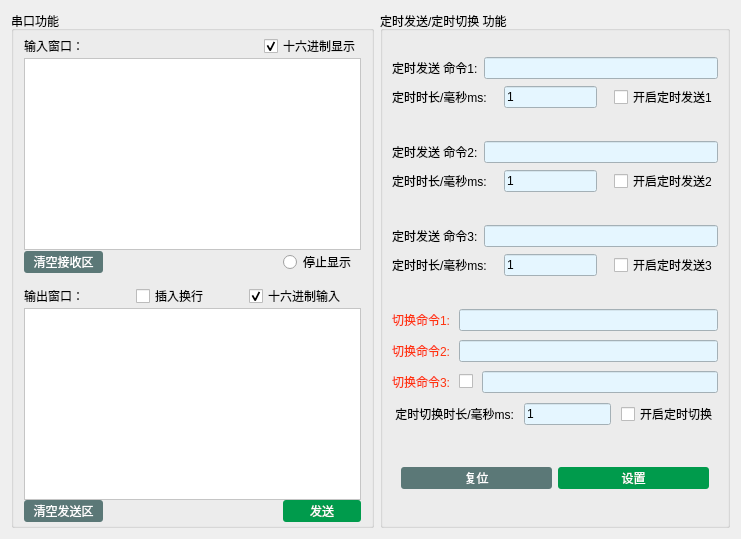
   <widget class="QWidget" name="page">
    <layout class="QHBoxLayout" name="horizontalLayout_38">
     <item>
      <widget class="QGroupBox" name="groupBox_6">
       <property name="styleSheet">
        <string notr="true"/>
       </property>
       <property name="title">
        <string>串口功能</string>
       </property>
       <layout class="QVBoxLayout" name="verticalLayout_5">
        <property name="spacing">
         <number>0</number>
        </property>
        <property name="leftMargin">
         <number>10</number>
        </property>
        <property name="topMargin">
         <number>3</number>
        </property>
        <property name="rightMargin">
         <number>10</number>
        </property>
        <property name="bottomMargin">
         <number>3</number>
        </property>
        <item>
         <layout class="QVBoxLayout" name="verticalLayout_4">
          <property name="spacing">
           <number>10</number>
          </property>
          <property name="leftMargin">
           <number>0</number>
          </property>
          <property name="topMargin">
           <number>0</number>
          </property>
          <property name="rightMargin">
           <number>0</number>
          </property>
          <property name="bottomMargin">
           <number>0</number>
          </property>
          <item>
           <layout class="QVBoxLayout" name="verticalLayout_3">
            <property name="spacing">
             <number>0</number>
            </property>
            <item>
             <layout class="QHBoxLayout" name="horizontalLayout_7">
              <property name="spacing">
               <number>180</number>
              </property>
              <item>
               <widget class="QLabel" name="label_2">
                <property name="styleSheet">
                 <string notr="true">font: 75 9pt &quot;微软雅黑&quot;;</string>
                </property>
                <property name="text">
                 <string>输入窗口：</string>
                </property>
               </widget>
              </item>
              <item>
               <widget class="QCheckBox" name="radioButton">
                <property name="styleSheet">
                 <string notr="true">font: 75 9pt &quot;微软雅黑&quot;;</string>
                </property>
                <property name="text">
                 <string>十六进制显示</string>
                </property>
                <property name="checked">
                 <bool>true</bool>
                </property>
               </widget>
              </item>
             </layout>
            </item>
            <item>
             <widget class="QPlainTextEdit" name="receiveData">
              <property name="styleSheet">
               <string notr="true">background-color: rgb(255, 255, 255);</string>
              </property>
             </widget>
            </item>
            <item>
             <layout class="QHBoxLayout" name="horizontalLayout_8">
              <property name="spacing">
               <number>180</number>
              </property>
              <item>
               <widget class="QPushButton" name="BTN_CleanReceiver">
                <property name="styleSheet">
                 <string notr="true">QPushButton{color: rgb(255, 255, 255); background-color: rgb(91, 120, 119);border:none;border-radius:3px;padding:2px 4px;font: 75 11pt &quot;微软雅黑&quot;;}
QPushButton:hover{ color: rgb(255, 255, 255);border:none;border-radius:5px;padding:2px 4px;background-color: rgb(190, 190, 190);font: 75 11pt &quot;微软雅黑&quot;;}



</string>
                </property>
                <property name="text">
                 <string>清空接收区</string>
                </property>
               </widget>
              </item>
              <item>
               <widget class="QRadioButton" name="Stop_Recevie">
                <property name="text">
                 <string>停止显示</string>
                </property>
               </widget>
              </item>
             </layout>
            </item>
           </layout>
          </item>
          <item>
           <layout class="QVBoxLayout" name="verticalLayout_2">
            <property name="spacing">
             <number>0</number>
            </property>
            <item>
             <layout class="QHBoxLayout" name="horizontalLayout_10">
              <item>
               <widget class="QLabel" name="label">
                <property name="styleSheet">
                 <string notr="true">font: 75 9pt &quot;微软雅黑&quot;;</string>
                </property>
                <property name="text">
                 <string>输出窗口：</string>
                </property>
               </widget>
              </item>
              <item>
               <widget class="QCheckBox" name="radioButton_2">
                <property name="styleSheet">
                 <string notr="true">font: 75 9pt &quot;微软雅黑&quot;;</string>
                </property>
                <property name="text">
                 <string>插入换行</string>
                </property>
               </widget>
              </item>
              <item>
               <widget class="QCheckBox" name="radioButton_3">
                <property name="styleSheet">
                 <string notr="true">font: 75 9pt &quot;微软雅黑&quot;;</string>
                </property>
                <property name="text">
                 <string>十六进制输入</string>
                </property>
                <property name="checked">
                 <bool>true</bool>
                </property>
               </widget>
              </item>
             </layout>
            </item>
            <item>
             <widget class="QPlainTextEdit" name="sendData">
              <property name="styleSheet">
               <string notr="true">background-color: rgb(255, 255, 255);</string>
              </property>
             </widget>
            </item>
            <item>
             <layout class="QHBoxLayout" name="horizontalLayout_11">
              <property name="spacing">
               <number>180</number>
              </property>
              <item>
               <widget class="QPushButton" name="BTN_CleanSender">
                <property name="styleSheet">
                 <string notr="true">QPushButton{color: rgb(255, 255, 255); background-color: rgb(91, 120, 119);border:none;border-radius:3px;padding:2px 4px;font: 75 11pt &quot;微软雅黑&quot;;}
QPushButton:hover{ color: rgb(255, 255, 255);border:none;border-radius:5px;padding:2px 4px;background-color: rgb(190, 190, 190);font: 75 11pt &quot;微软雅黑&quot;;}



</string>
                </property>
                <property name="text">
                 <string>清空发送区</string>
                </property>
               </widget>
              </item>
              <item>
               <widget class="QPushButton" name="SEND">
                <property name="styleSheet">
                 <string notr="true">QPushButton{color: rgb(255, 255, 255); background-color: rgb(0, 155, 76);border:none;border-radius:3px;padding:2px 4px;font: 75 11pt &quot;微软雅黑&quot;;}
QPushButton:hover{ color: rgb(255, 255, 255);border:none;border-radius:5px;padding:2px 4px;background-color: rgb(190, 190, 190);font: 75 11pt &quot;微软雅黑&quot;;}



</string>
                </property>
                <property name="text">
                 <string>发送</string>
                </property>
               </widget>
              </item>
             </layout>
            </item>
           </layout>
          </item>
         </layout>
        </item>
       </layout>
      </widget>
     </item>
     <item>
      <widget class="QGroupBox" name="groupBox_3">
       <property name="maximumSize">
        <size>
         <width>350</width>
         <height>16777215</height>
        </size>
       </property>
       <property name="styleSheet">
        <string notr="true">font: 75 9pt &quot;微软雅黑&quot;;</string>
       </property>
       <property name="title">
        <string>定时发送/定时切换 功能</string>
       </property>
       <layout class="QVBoxLayout" name="verticalLayout_12">
        <property name="leftMargin">
         <number>9</number>
        </property>
        <property name="topMargin">
         <number>0</number>
        </property>
        <property name="bottomMargin">
         <number>0</number>
        </property>
        <item>
         <layout class="QVBoxLayout" name="verticalLayout">
          <item>
           <layout class="QHBoxLayout" name="horizontalLayout_15">
            <item>
             <widget class="QLabel" name="label_12">
              <property name="styleSheet">
               <string notr="true">font: 75 9pt &quot;微软雅黑&quot;;</string>
              </property>
              <property name="text">
               <string>定时发送 命令1:</string>
              </property>
             </widget>
            </item>
            <item>
             <widget class="QLineEdit" name="Tmer_command1">
              <property name="styleSheet">
               <string notr="true">background-color: rgb(229, 246, 255);</string>
              </property>
             </widget>
            </item>
           </layout>
          </item>
          <item>
           <layout class="QHBoxLayout" name="horizontalLayout_16">
            <property name="spacing">
             <number>17</number>
            </property>
            <item>
             <widget class="QLabel" name="label_13">
              <property name="styleSheet">
               <string notr="true">font: 75 9pt &quot;微软雅黑&quot;;</string>
              </property>
              <property name="text">
               <string>定时时长/毫秒ms:</string>
              </property>
             </widget>
            </item>
            <item>
             <widget class="QLineEdit" name="TimerMS1">
              <property name="styleSheet">
               <string notr="true">background-color: rgb(229, 246, 255);</string>
              </property>
              <property name="text">
               <string>1</string>
              </property>
             </widget>
            </item>
            <item>
             <widget class="QCheckBox" name="Btn_tmieCheckBox">
              <property name="text">
               <string>开启定时发送1</string>
              </property>
              <property name="checkable">
               <bool>true</bool>
              </property>
             </widget>
            </item>
           </layout>
          </item>
         </layout>
        </item>
        <item>
         <layout class="QVBoxLayout" name="verticalLayout_6">
          <item>
           <layout class="QHBoxLayout" name="horizontalLayout_17">
            <item>
             <widget class="QLabel" name="label_14">
              <property name="text">
               <string>定时发送 命令2:</string>
              </property>
             </widget>
            </item>
            <item>
             <widget class="QLineEdit" name="Tmer_command2">
              <property name="styleSheet">
               <string notr="true">background-color: rgb(229, 246, 255);</string>
              </property>
             </widget>
            </item>
           </layout>
          </item>
          <item>
           <layout class="QHBoxLayout" name="horizontalLayout_18">
            <property name="spacing">
             <number>17</number>
            </property>
            <item>
             <widget class="QLabel" name="label_15">
              <property name="text">
               <string>定时时长/毫秒ms:</string>
              </property>
             </widget>
            </item>
            <item>
             <widget class="QLineEdit" name="TimerMS2">
              <property name="styleSheet">
               <string notr="true">background-color: rgb(229, 246, 255);</string>
              </property>
              <property name="text">
               <string>1</string>
              </property>
             </widget>
            </item>
            <item>
             <widget class="QCheckBox" name="Btn_tmieCheckBox_2">
              <property name="text">
               <string>开启定时发送2</string>
              </property>
              <property name="checkable">
               <bool>true</bool>
              </property>
              <property name="checked">
               <bool>false</bool>
              </property>
             </widget>
            </item>
           </layout>
          </item>
         </layout>
        </item>
        <item>
         <layout class="QVBoxLayout" name="verticalLayout_7">
          <item>
           <layout class="QHBoxLayout" name="horizontalLayout_19">
            <item>
             <widget class="QLabel" name="label_16">
              <property name="text">
               <string>定时发送 命令3:</string>
              </property>
             </widget>
            </item>
            <item>
             <widget class="QLineEdit" name="Tmer_command3">
              <property name="styleSheet">
               <string notr="true">background-color: rgb(229, 246, 255);</string>
              </property>
             </widget>
            </item>
           </layout>
          </item>
          <item>
           <layout class="QHBoxLayout" name="horizontalLayout_20">
            <property name="spacing">
             <number>17</number>
            </property>
            <item>
             <widget class="QLabel" name="label_17">
              <property name="text">
               <string>定时时长/毫秒ms:</string>
              </property>
             </widget>
            </item>
            <item>
             <widget class="QLineEdit" name="TimerMS3">
              <property name="styleSheet">
               <string notr="true">background-color: rgb(229, 246, 255);</string>
              </property>
              <property name="text">
               <string>1</string>
              </property>
             </widget>
            </item>
            <item>
             <widget class="QCheckBox" name="Btn_tmieCheckBox_3">
              <property name="text">
               <string>开启定时发送3</string>
              </property>
             </widget>
            </item>
           </layout>
          </item>
         </layout>
        </item>
        <item>
         <layout class="QVBoxLayout" name="verticalLayout_8">
          <property name="spacing">
           <number>9</number>
          </property>
          <item>
           <layout class="QHBoxLayout" name="horizontalLayout_21">
            <item>
             <widget class="QLabel" name="label_18">
              <property name="styleSheet">
               <string notr="true">color: rgb(255, 51, 15);</string>
              </property>
              <property name="text">
               <string>切换命令1:</string>
              </property>
             </widget>
            </item>
            <item>
             <widget class="QLineEdit" name="Tmer_command4">
              <property name="styleSheet">
               <string notr="true">background-color: rgb(229, 246, 255);</string>
              </property>
             </widget>
            </item>
           </layout>
          </item>
          <item>
           <layout class="QHBoxLayout" name="horizontalLayout_22">
            <item>
             <widget class="QLabel" name="label_20">
              <property name="styleSheet">
               <string notr="true">color: rgb(255, 51, 15);</string>
              </property>
              <property name="text">
               <string>切换命令2:</string>
              </property>
             </widget>
            </item>
            <item>
             <widget class="QLineEdit" name="Tmer_command5">
              <property name="styleSheet">
               <string notr="true">background-color: rgb(229, 246, 255);</string>
              </property>
             </widget>
            </item>
           </layout>
          </item>
          <item>
           <layout class="QHBoxLayout" name="horizontalLayout_35">
            <item>
             <widget class="QLabel" name="label_26">
              <property name="styleSheet">
               <string notr="true">color: rgb(255, 51, 15);</string>
              </property>
              <property name="text">
               <string>切换命令3:</string>
              </property>
             </widget>
            </item>
            <item>
             <widget class="QCheckBox" name="command_CheckBox_3">
              <property name="text">
               <string/>
              </property>
             </widget>
            </item>
            <item>
             <widget class="QLineEdit" name="Tmer_command6">
              <property name="styleSheet">
               <string notr="true">background-color: rgb(229, 246, 255);</string>
              </property>
             </widget>
            </item>
           </layout>
          </item>
          <item>
           <layout class="QHBoxLayout" name="horizontalLayout_36">
            <property name="spacing">
             <number>10</number>
            </property>
            <item>
             <widget class="QLabel" name="label_27">
              <property name="text">
               <string> 定时切换时长/毫秒ms:</string>
              </property>
             </widget>
            </item>
            <item>
             <widget class="QLineEdit" name="TimerMS4">
              <property name="styleSheet">
               <string notr="true">background-color: rgb(229, 246, 255);</string>
              </property>
              <property name="text">
               <string>1</string>
              </property>
             </widget>
            </item>
            <item>
             <widget class="QCheckBox" name="Btn_tmieCheckBox_4">
              <property name="text">
               <string>开启定时切换</string>
              </property>
             </widget>
            </item>
           </layout>
          </item>
         </layout>
        </item>
        <item>
         <widget class="QWidget" name="widget" native="true">
          <property name="sizePolicy">
           <sizepolicy hsizetype="Preferred" vsizetype="Fixed">
            <horstretch>0</horstretch>
            <verstretch>0</verstretch>
           </sizepolicy>
          </property>
          <property name="minimumSize">
           <size>
            <width>0</width>
            <height>40</height>
           </size>
          </property>
          <property name="maximumSize">
           <size>
            <width>1969999</width>
            <height>40</height>
           </size>
          </property>
          <layout class="QHBoxLayout" name="horizontalLayout_9">
           <item>
            <widget class="QPushButton" name="Btn_TimerRESet">
             <property name="styleSheet">
              <string notr="true">QPushButton{color: rgb(255, 255, 255); background-color: rgb(91, 120, 119);border:none;border-radius:3px;padding:2px 4px;font: 75 11pt &quot;微软雅黑&quot;;}
QPushButton:hover{ color: rgb(255, 255, 255);border:none;border-radius:5px;padding:2px 4px;background-color: rgb(190, 190, 190);font: 75 11pt &quot;微软雅黑&quot;;}



</string>
             </property>
             <property name="text">
              <string>复位</string>
             </property>
            </widget>
           </item>
           <item>
            <widget class="QPushButton" name="Btn_TimerSeting">
             <property name="toolTip">
              <string>设置定时功能</string>
             </property>
             <property name="styleSheet">
              <string notr="true">QPushButton{color: rgb(255, 255, 255); background-color: rgb(0, 155, 76);border:none;border-radius:3px;padding:2px 4px;font: 75 11pt &quot;微软雅黑&quot;;}
QPushButton:hover{ color: rgb(255, 255, 255);border:none;border-radius:5px;padding:2px 4px;background-color: rgb(190, 190, 190);font: 75 11pt &quot;微软雅黑&quot;;}



</string>
             </property>
             <property name="text">
              <string>设置</string>
             </property>
            </widget>
           </item>
          </layout>
         </widget>
        </item>
       </layout>
      </widget>
     </item>
    </layout>
   </widget>
